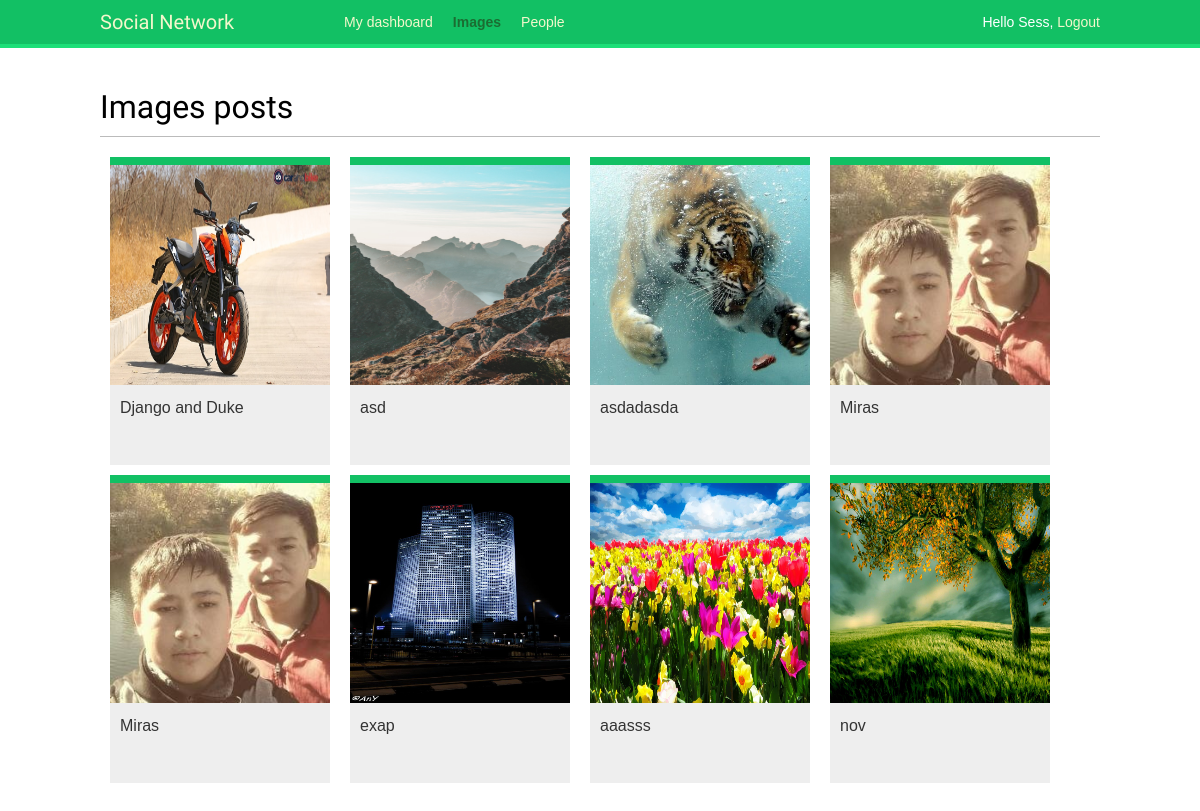
Page /images/ (signed in) on the committed database.
### images/models.py (models this page shows, shortened)
class Image(models.Model):
    user = models.ForeignKey(settings.AUTH_USER_MODEL,
                             related_name='images_created', on_delete=models.CASCADE)
    title = models.CharField(max_length=200)
    slug = models.SlugField(max_length=200, blank=True)
    url = models.URLField()
    image = models.ImageField(upload_to='images/%Y/%m/%d')
    description = models.TextField(blank=True)
    created = models.DateField(auto_now_add=True, db_index=True)
    users_like = models.ManyToManyField(settings.AUTH_USER_MODEL,
                                        related_name='images_liked',
                                        blank=True)
    def get_absolute_url(self):
        return reverse('images:detail', args=[self.id, self.slug])

### images/views.py (the view)
# urls.py: path('', views.image_list, name='list'),
@login_required
def image_list(request):
    images = Image.objects.all()
    paginator = Paginator(images, 8)
    page = request.GET.get('page')
    try:
        images = paginator.page(page)
    except PageNotAnInteger:
        images = paginator.page(1)
    except EmptyPage:
        if request.is_ajax():
            return HttpResponse('')
        images = paginator.page(paginator.num_pages)
    if request.is_ajax():
        return render(request, 'images/image/list_ajax.html', {'section':'images', 'images':images})
    return render(request, 'images/image/list.html', {'section':'images', 'images':images})

### templates/images/image/list.html (shortened to what this page needs)
{% extends 'base.html' %}
{% block content %}
    <h1>Images posts</h1>
    <div id="image-list">
    {% include "images/image/list_ajax.html" %}
    </div>
{% endblock %}

### templates/base.html (shortened to what this page needs)
{% load static %}
<!DOCTYPE html>
<html lang="en">
<head>
    <link rel="stylesheet" href="{% static 'css/base.css' %}">
</head>
<body>
    <div id="header">
    <span class="logo"><a href="{% url 'dashboard' %}">Social Network</a></span>
        {% if request.user.is_authenticated %}
            <ul class="menu">
            <li {% if section == "dashboard" %} class="selected"{% endif %}>
            <a href="{% url "dashboard" %}">My dashboard</a>
            </li>
            <li {% if section == "images" %}class="selected"{% endif %}>
            <a href="{% url 'images:list' %}">Images</a>
            </li>
            <li {% if section == "people" %}class="selected"{% endif %}>
            <a href="{% url 'user_list' %}">People</a>
            </li>
            </ul>
        {% endif %}
        <span class="user">
        {% if request.user.is_authenticated %}
            Hello {{ request.user.first_name }},
            <a href="{% url "logout" %}">Logout</a>
            {% else %}
            <a href="{% url "login" %}">Log-in</a>
        {% endif %}
        </span>
    </div>
    <div id="content">
        {% block content %}{% endblock %}
    </div>
</body>
</html>

### templates/images/image/list_ajax.html
{% load thumbnail %}
{% for image in images %}
    <div class="image">
        <a href="{{ image.get_absolute_url }}">
            {% thumbnail image.image "300x300" crop="100%" as im %}
            <a href="{{ image.get_absolute_url }}">
                <img src="{{ im.url }}">
            </a>
            {% endthumbnail %}
        </a>
    <div class="info">
        <a href="{{ image.get_absolute_url }}" class="title">{{ image.title }}</a>
    </div>
    </div>
{% endfor %}

### mainapp/static/css/base.css (style rules this page uses)
body { margin:0; padding:0; font-family:helvetica, sans-serif; }
a { color:#12c064; text-decoration:none; }
h1, h2, h3, h4, h5 , h6 { font-family: 'Muli', sans-serif; font-weight:normal; }
h1 { border-bottom:1px solid #bbb; padding:0 0 10px 0; margin:10px 0 20px 0; }
#header { padding:10px 100px; font-size:14px; background:#12c064; color:#fff; border-bottom:4px solid #1cdf78; overflow:auto; }
#header .logo { font-family: 'Muli', sans-serif; float:left; color:#f3f7cc; font-size:20px; margin-right:10%; }
#header ul.menu { list-style:none; float:left; margin:0; padding:0; }
#header ul.menu li { float:left; padding:4px 10px; }
#header ul.menu li.selected a, #header ul.menu li.selected a:hover { color:#1b6d32; font-weight:bold; }
#header a { color:#f3f7cc; }
#header .user { float:right; padding-top:4px; }
#content { padding:30px 100px; }
#image-list { overflow:auto; }
#image-list .image { float:left; width:220px; height:300px; margin:0 10px 10px 10px; border-top:8px solid #12c064; background:#eee; }
#image-list img { width:220px; height:220px; }
#image-list .info { padding:10px; }
#image-list .info a { color:#333; }

### rows in the picture
Image: shows a picture, title "Django and Duke"
Image: shows a picture, title "asd"
Image: shows a picture, title "asdadasda"
Image: title "Miras"
Image: title "Miras"
Image: shows a picture, title "exap"
Image: shows a picture, title "aaasss"
Image: shows a picture, title "nov"

### other values in the picture
{{ request.user.first_name }} "Sess"
